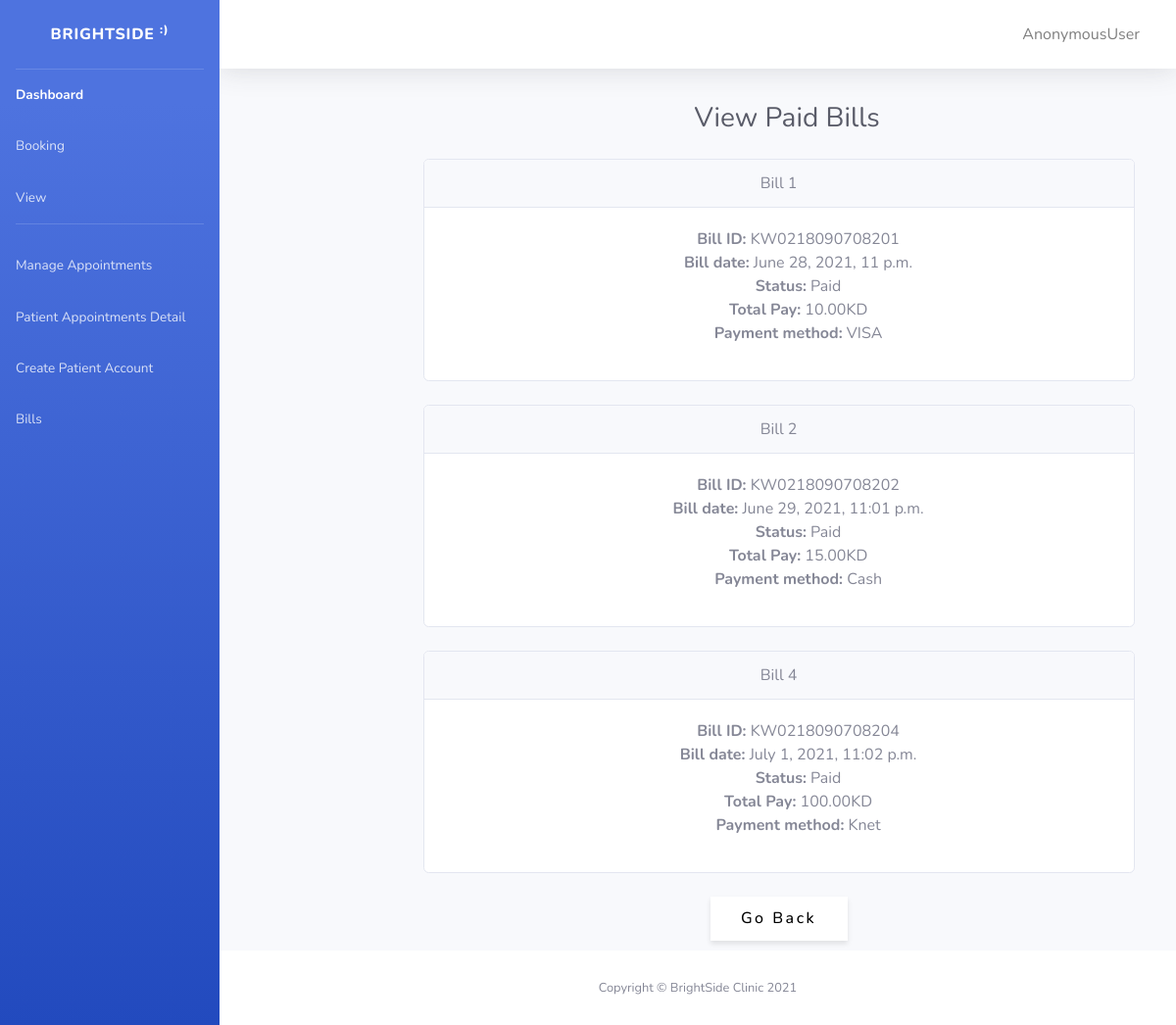
The page /brightside/paid_filter/ on the database its author committed.
### brightside/models.py (models this page shows)
class Bill(models.Model):
  payment_method = (
        (0, 'VISA'),
        (1, 'Master Card'),
        (2, 'Cash'),
        (3, 'Knet')
    )
  STATUS = (
        (0, 'Paid'),
        (1, 'Unpaid'),
    )
  bill_id = models.CharField(max_length=15, unique=True)
  bill_date = models.DateTimeField(null=True)
  bill_status = models.IntegerField(choices=STATUS, default=1)
  total_pay = models.DecimalField(max_digits=8, decimal_places=2)
  payment_method = models.IntegerField(choices=payment_method, default=0)
  appointment = models.OneToOneField(Appointment,
          on_delete = models.CASCADE)
  patient = models.ForeignKey('Patient', on_delete=models.CASCADE)

### brightside/views.py (the view)
# urls.py: path('paid_filter/', views.paid_filter, name='paid-filter'),
def paid_filter(request):
  data={}
  bill = Bill.objects.filter(bill_status=0)
  data['paid'] = bill
  return render(request, 'paid.html', context=data)

### brightside/templates/paid.html (shortened to what this page needs)
{% load static %}
<!DOCTYPE html>
<html lang="en">
<head>
    <link rel="stylesheet" type="text/css" href="{% static '/css/all.min.css' %}">
    <link rel="stylesheet" type="text/css" href="{% static '/css/index.css' %}">
    </head>
    <body id="page-top">
    <div id="wrapper">
        <ul class="navbar-nav bg-gradient-primary sidebar sidebar-dark accordion" id="accordionSidebar">
            <a class="sidebar-brand d-flex align-items-center justify-content-center" href="{% url 'index' %}">
                <div class="sidebar-brand-text mx-3">BrightSide <sup>:)</sup></div>
            </a>
            <hr class="sidebar-divider my-0">
            <li class="nav-item active">
                <a class="nav-link" href="{% url 'index' %}">
                    <span>Dashboard</span></a>
            <li class="nav-item">
                <a class="nav-link" href="{% url 'admin-booking' %}">
                    <span>Booking</span></a>
<a class="nav-link" href="{% url 'all_appointments' %}">
                    <span>View</span></a>
            <hr class="sidebar-divider d-none d-md-block">
            <a class="nav-link" href="{% url 'manage' %}">
                    <span>Manage Appointments</span></a>
                    <a class="nav-link" href="{% url 'patient-detail' %}">
                    <span>Patient Appointments Detail</span></a>
                    <a class="nav-link" href="{% url 'create-patient' %}">
                    <span>Create Patient Account</span></a>
                    <a class="nav-link" href="{% url 'bill-detail' %}">
                    <span>Bills</span></a>
        </ul>
            <div id="content-wrapper" class="d-flex flex-column">
                <div id="content">
                                  <nav class="navbar navbar-expand navbar-light bg-white topbar mb-4 static-top shadow">
                        <ul class="navbar-nav ml-auto">
                        <li class="btn">
                <a class="nav-link" href="{% url 'account_logout' %}">
                    <span>{{ user }}</span></a>
            </li>
                        </ul>
                    </nav>
                <div class="container-fluid">
                    <div class="mymargin" >
                    <div class="d-sm-flex align-items-center justify-content-between mb-4">
                       <div class="myh1"> <h1 class="h3 mb-0 text-gray-800">View Paid Bills</h1></div>
                    </div>
                    <div class="row">
                    <div class="row">
<div class="mysize" >
                        <div class="col-lg-6">
{% for x in paid %}
                            <div class="card mb-4">
                                <div class="card-header">
                                    Bill {{x.id}}
                                </div>
                                <div class="card-body" >
<ul>
<li><strong>Bill ID:</strong> {{ x.bill_id }}</li>
<li><strong>Bill date:</strong> {{ x.bill_date }}</li>
<li><strong>Status:</strong> {{ x.get_bill_status_display }}</li>
 <li> <strong>Total Pay:</strong> {{ x.total_pay }}KD</li>
<li> <strong>Payment method:</strong> {{ x.get_payment_method_display }}</li>
</ul>
                                </div>
                            </div>
{% endfor %}
<a href="{% url 'bill-detail' %}">
<button>Go Back</button></a>
</div>
</div>
                            </div>
                        </div>
                    </div>
                </div>
            </div>
            <footer class="sticky-footer bg-white">
                <div class="container my-auto">
                    <div class="copyright text-center my-auto">
                        <span>Copyright &copy; BrightSide Clinic 2021</span>
                    </div>
                </div>
            </footer>
        </div>
    </div>
</body>
</html>

### brightside/templates/paid.html (style rules this page uses)
button { width: 140px; height: 45px; font-family: 'Roboto', sans-serif; font-size: 11px; text-transform: uppercase; letter-spacing: 2.5px; font-weight: 500; color: #000; background-color: #fff; border: none; border-radius: 5px; box-shadow: 0px 3px 5px rgba(0, 0, 0, 0.1); transition: all 0.3s ease 0s; cursor: pointer; outline: none; }
ul { list-style-type: none; }
.mymargin { margin: auto; width: 60%; padding: 10px; text-align: center; }
.myh1 { margin-left: 265px }
.mysize { width: 1500px; }

### rows shown on the page
Bill: id "1", bill_id "KW0218090708201", bill_date "June 28, 2021, 11 p.m.", bill_status "Paid", total_pay "10.00", payment_method "VISA"
Bill: id "2", bill_id "KW0218090708202", bill_date "June 29, 2021, 11:01 p.m.", bill_status "Paid", total_pay "15.00", payment_method "Cash"
Bill: id "4", bill_id "KW0218090708204", bill_date "July 1, 2021, 11:02 p.m.", bill_status "Paid", total_pay "100.00", payment_method "Knet"

### other values the page prints
{{ user }} "AnonymousUser"
